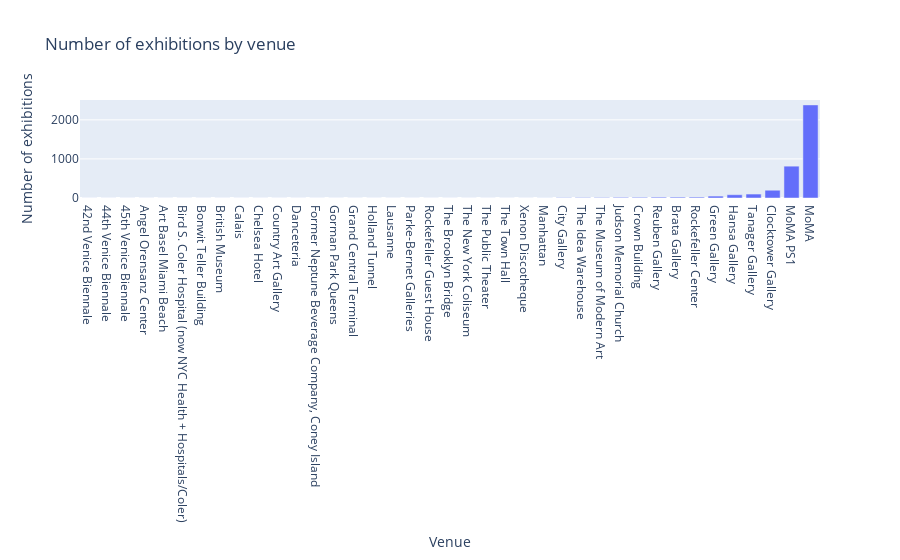

This figure's notebook cell:
### Code cell
x_values = number_dict.keys()
y_values = number_dict.values()

fig = px.bar(x=x_values, y=y_values, 
labels={"x": "Venue", "y": "Number of exhibitions"},
title="Number of exhibitions by venue"
)
fig.show()

### Figure 1 — Plotly figure (JSON) as saved in the notebook; plotly's stock layout.template omitted (floating-point values rounded to 4 significant figures)
{"data": [{"alignmentgroup": "True", "hovertemplate": "Venue=%{x}<br>Number of exhibitions=%{y}<extra></extra>", "legendgroup": "", "marker": {"color": "#636efa", "pattern": {"shape": ""}}, "name": "", "offsetgroup": "", "orientation": "v", "showlegend": false, "textposition": "auto", "type": "bar", "x": ["42nd Venice Biennale", "44th Venice Biennale", "45th Venice Biennale", "Angel Orensanz Center", "Art Basel Miami Beach", "Bird S. Coler Hospital (now NYC Health + Hospitals/Coler)", "Bonwit Teller Building", "British Museum", "Calais", "Chelsea Hotel", "Country Art Gallery", "Danceteria", "Former Neptune Beverage Company, Coney Island", "Gorman Park Queens", "Grand Central Terminal", "Holland Tunnel", "Lausanne", "Parke-Bernet Galleries", "Rockefeller Guest House", "The Brooklyn Bridge", "The New York Coliseum", "The Public Theater", "The Town Hall", "Xenon Discotheque", "Manhattan", "City Gallery", "The Idea Warehouse", "The Museum of Modern Art", "Judson Memorial Church", "Crown Building", "Reuben Gallery", "Brata Gallery", "Rockefeller Center", "Green Gallery", "Hansa Gallery", "Tanager Gallery", "Clocktower Gallery", "MoMA PS1", "MoMA"], "xaxis": "x", "y": [1, 1, 1, 1, 1, 1, 1, 1, 1, 1, 1, 1, 1, 1, 1, 1, 1, 1, 1, 1, 1, 1, 1, 1, 2, 8, 11, 12, 16, 17, 21, 22, 23, 49, 84, 101, 199, 815, 2383], "yaxis": "y"}], "layout": {"barmode": "relative", "legend": {"tracegroupgap": 0}, "title": {"text": "Number of exhibitions by venue"}, "xaxis": {"anchor": "y", "domain": [0, 1], "title": {"text": "Venue"}}, "yaxis": {"anchor": "x", "domain": [0, 1], "title": {"text": "Number of exhibitions"}}}}
